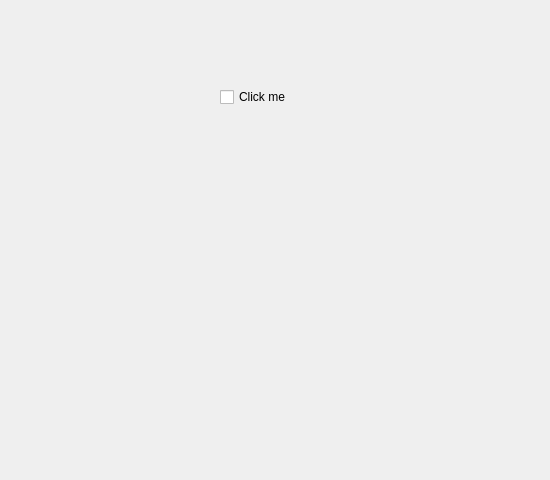
<?xml version="1.0" encoding="UTF-8"?>
<ui version="4.0">
 <class>MainWindow</class>
 <widget class="QMainWindow" name="MainWindow">
  <property name="geometry">
   <rect>
    <x>0</x>
    <y>0</y>
    <width>550</width>
    <height>480</height>
   </rect>
  </property>
  <property name="windowTitle">
   <string>Main Window</string>
  </property>
  <widget class="QWidget" name="centralwidget">
   <widget class="QCheckBox" name="quit_button">
    <property name="geometry">
     <rect>
      <x>220</x>
      <y>80</y>
      <width>84</width>
      <height>34</height>
     </rect>
    </property>
    <property name="text">
     <string>Click me</string>
    </property>
   </widget>
  </widget>
 </widget>
 <resources>
  <include location="../example.qrc"/>
 </resources>
 <connections>
  <connection>
   <sender>quit_button</sender>
   <signal>clicked(bool)</signal>
   <receiver>MainWindow</receiver>
   <slot>quit_button_clicked(bool)</slot>
   <hints>
    <hint type="sourcelabel">
     <x>253</x>
     <y>94</y>
    </hint>
    <hint type="destinationlabel">
     <x>253</x>
     <y>170</y>
    </hint>
   </hints>
  </connection>
 </connections>
 <slots>
  <slot>quit_button_clicked(bool)</slot>
 </slots>
</ui>
